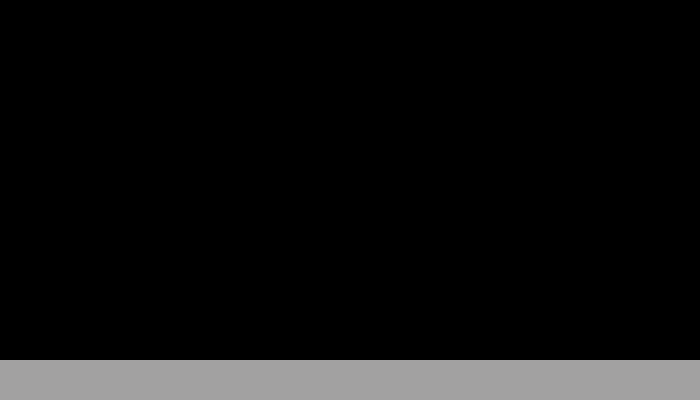

This is a level from a 2D game, rendered from its Tiled map with the project's own tilesets. A one-line summary and the complete map file follow:
An orthogonal 10x20 tile map with 70x20 px tiles, 2 tile layers (0, 1).

<map version="1.0" tiledversion="2017.09.27" orientation="orthogonal" renderorder="right-down" width="10" height="20" tilewidth="70" tileheight="20" infinite="0" nextobjectid="1">
 <tileset firstgid="1" source="tileset.tsx" />
 <layer name="0" width="10" height="20">
  <data encoding="csv">
0,0,0,0,0,0,0,0,0,0,
0,0,0,0,0,0,0,0,0,0,
0,0,0,0,0,0,0,0,0,0,
0,0,0,0,0,0,0,0,0,0,
0,0,0,0,0,0,0,0,0,0,
0,0,0,0,0,0,0,0,0,0,
0,0,0,0,0,0,0,0,0,0,
0,0,0,0,0,0,0,0,0,0,
0,0,0,0,0,0,0,0,0,0,
0,0,0,0,0,0,0,0,0,0,
0,0,0,0,0,0,0,0,0,0,
0,0,0,0,0,0,0,0,0,0,
0,0,0,0,0,0,0,0,0,0,
0,0,0,0,0,0,0,0,0,0,
0,0,0,0,0,0,0,0,0,0,
0,0,0,0,0,0,0,0,0,0,
0,0,0,0,0,0,0,0,0,0,
0,0,0,0,0,0,0,0,0,0,
0,0,0,0,0,0,0,0,0,0,
1,1,1,1,1,1,1,1,1,1
</data>
 </layer>
 <layer name="1" width="10" height="20">
  <data encoding="csv">
0,0,0,0,0,0,0,0,0,0,
0,0,0,0,0,0,0,0,0,0,
0,0,0,0,0,0,0,0,0,0,
0,0,0,0,0,0,0,0,0,0,
0,0,0,0,0,0,0,0,0,0,
0,0,0,0,0,0,0,0,0,0,
0,0,0,0,0,0,0,0,0,0,
0,0,0,0,0,0,0,0,0,0,
0,0,0,0,0,0,0,0,0,0,
0,0,0,0,0,0,0,0,0,0,
0,0,0,0,0,0,0,0,0,0,
0,0,0,0,0,0,0,0,0,0,
0,0,0,0,0,0,0,0,0,0,
0,0,0,0,0,0,0,0,0,0,
0,0,0,0,0,0,0,0,0,0,
0,0,0,0,0,0,0,0,0,0,
0,0,0,0,0,0,0,0,0,0,
0,0,0,0,0,0,0,0,0,0,
1,1,1,1,1,1,1,1,1,1,
0,0,0,0,0,0,0,0,0,0
</data>
 </layer>
</map>
